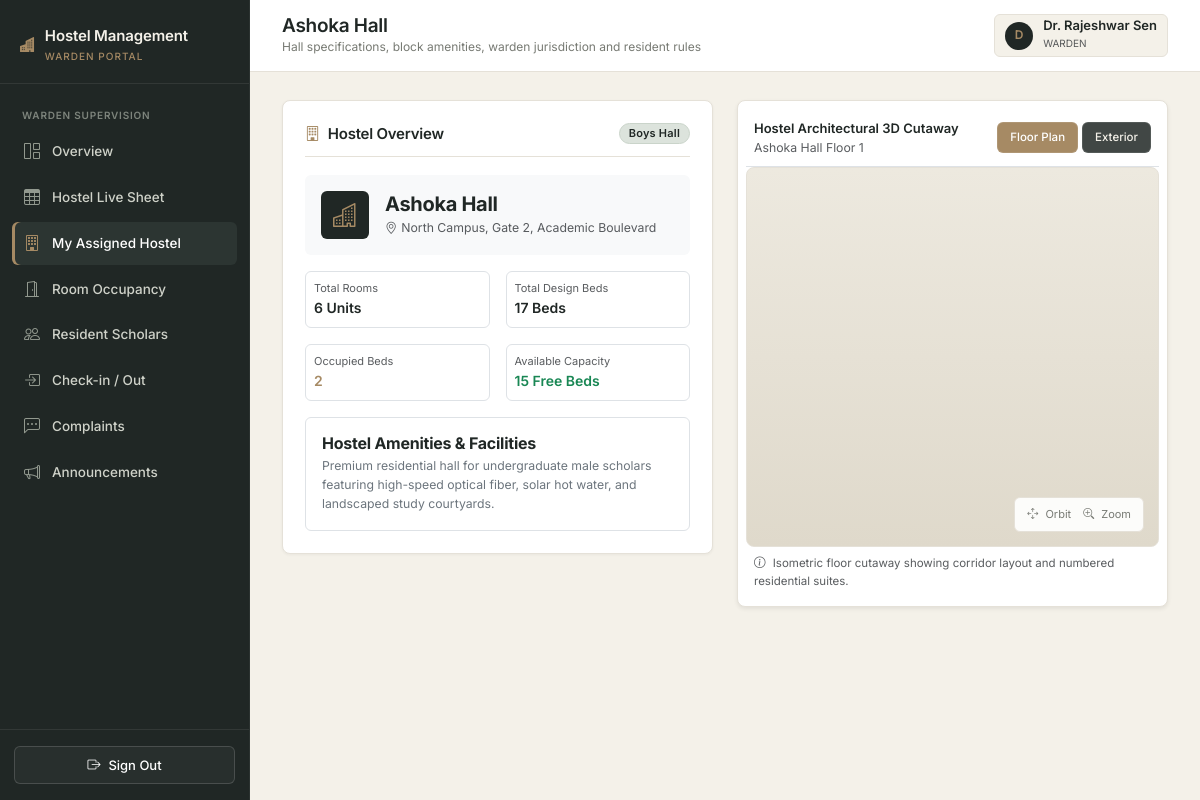
/warden/my-hostel (signed in), run on the app's committed database.
### app/models.py (models this page shows, shortened)
class User(UserMixin, db.Model):
    __tablename__ = "users"
    id = db.Column(db.Integer, primary_key=True)
    name = db.Column(db.String(100), nullable=False)
    email = db.Column(db.String(120), unique=True, nullable=False, index=True)
    password_hash = db.Column(db.String(255), nullable=False)
    role = db.Column(db.Enum("student", "warden", "admin", name="user_roles"), nullable=False)
    created_at = db.Column(db.DateTime, default=datetime.utcnow, nullable=False)
    student = db.relationship("Student", backref="user", uselist=False, cascade="all, delete-orphan")
    warden = db.relationship("Warden", backref="user", uselist=False, cascade="all, delete-orphan")

class Hostel(db.Model):
    __tablename__ = "hostels"
    id = db.Column(db.Integer, primary_key=True)
    hostel_name = db.Column(db.String(100), unique=True, nullable=False)
    hostel_type = db.Column(db.Enum("Boys", "Girls", "Co-ed", name="hostel_types"), nullable=False)
    address = db.Column(db.String(255), nullable=False)
    total_rooms = db.Column(db.Integer, default=0, nullable=False)
    description = db.Column(db.Text)
    rooms = db.relationship("Room", backref="hostel", cascade="all, delete-orphan", lazy="dynamic")
    wardens = db.relationship("Warden", backref="hostel", lazy="dynamic")
    complaints = db.relationship("Complaint", backref="hostel", lazy="dynamic")
    announcements = db.relationship("Announcement", backref="hostel", lazy="dynamic")
    @property
    def total_capacity(self):
        return sum(room.capacity for room in self.rooms)
    @property
    def total_occupied(self):
        return sum(room.occupied_count for room in self.rooms)
    @property
    def free_beds(self):
        return max(0, self.total_capacity - self.total_occupied)

class Room(db.Model):
    __tablename__ = "rooms"
    id = db.Column(db.Integer, primary_key=True)
    hostel_id = db.Column(db.Integer, db.ForeignKey("hostels.id", ondelete="CASCADE"), nullable=False)
    room_number = db.Column(db.String(10), nullable=False)
    room_type = db.Column(db.Enum("Single", "Double", "Triple", "Dormitory", name="room_types"), nullable=False)
    capacity = db.Column(db.SmallInteger, nullable=False)
    occupied_count = db.Column(db.SmallInteger, default=0, nullable=False)
    status = db.Column(db.Enum("Available", "Full", "Maintenance", name="room_status"), default="Available", nullable=False)
    __table_args__ = (
        db.UniqueConstraint("hostel_id", "room_number", name="uq_hostel_room_no"),
    )
    allocations = db.relationship("Allocation", backref="room", lazy="dynamic")

### app/warden/routes.py (the view)
@bp.route("/my-hostel")
@login_required
@role_required("warden")
def my_hostel():
    warden = get_current_warden()
    hostel = warden.hostel
    if not hostel:
        return render_template("warden/unassigned.html", warden=warden)
    rooms = hostel.rooms.all()
    return render_template("warden/my_hostel.html", warden=warden, hostel=hostel, rooms=rooms)

### app/__init__.py (called while the page is built)
@login_manager.user_loader
def load_user(user_id):
    from .models import User
    return db.session.get(User, int(user_id))

### app/warden/routes.py (called while the page is built)
def get_current_warden():
    warden = Warden.query.filter_by(user_id=current_user.id).first()
    if not warden:
        abort(404, description="Warden profile not found.")
    return warden

### app/templates/warden/my_hostel.html (shortened to what this page needs)
{% extends "shared/base.html" %}
{% block page_title %}{{ hostel.hostel_name }}{% endblock %}
{% block page_subtitle %}Hall specifications, block amenities, warden jurisdiction and resident rules{% endblock %}
{% block content %}
<div class="row g-4">
  <div class="col-lg-6">
    <div class="content-panel mb-4">
      <div class="panel-header">
        <h2 class="panel-title"><i class="bi bi-building text-warning" style="color: var(--accent-bronze) !important;"></i> Hostel Overview</h2>
        <span class="custom-badge badge-neutral">{{ hostel.hostel_type }} Hall</span>
      </div>
      <div class="d-flex align-items-center gap-3 p-3 bg-light rounded mb-3">
        <div style="width: 48px; height: 48px; background: var(--sidebar-bg); border-radius: var(--radius-sm); display: flex; align-items: center; justify-content: center; color: var(--accent-bronze);">
          <i class="bi bi-buildings fs-4"></i>
        </div>
        <div>
          <h3 class="h5 fw-bold mb-0">{{ hostel.hostel_name }}</h3>
          <small class="text-muted"><i class="bi bi-geo-alt me-1"></i>{{ hostel.address }}</small>
        </div>
      </div>
      <div class="row g-3 mb-3">
        <div class="col-6">
          <div class="p-2 border rounded">
            <small class="text-muted d-block" style="font-size: 11px;">Total Rooms</small>
            <span class="fw-semibold">{{ hostel.total_rooms }} Units</span>
          </div>
        </div>
        <div class="col-6">
          <div class="p-2 border rounded">
            <small class="text-muted d-block" style="font-size: 11px;">Total Design Beds</small>
            <span class="fw-semibold">{{ hostel.total_capacity }} Beds</span>
          </div>
        </div>
        <div class="col-6">
          <div class="p-2 border rounded">
            <small class="text-muted d-block" style="font-size: 11px;">Occupied Beds</small>
            <span class="fw-semibold text-primary" style="color: var(--accent-bronze) !important;">{{ hostel.total_occupied }}</span>
          </div>
        </div>
        <div class="col-6">
          <div class="p-2 border rounded">
            <small class="text-muted d-block" style="font-size: 11px;">Available Capacity</small>
            <span class="fw-semibold text-success">{{ hostel.free_beds }} Free Beds</span>
          </div>
        </div>
      </div>
      <div class="p-3 border rounded bg-white">
        <h4 class="h6 fw-bold mb-1">Hostel Amenities & Facilities</h4>
        <p class="text-secondary small mb-0">{{ hostel.description }}</p>
      </div>
    </div>
  </div>
  <div class="col-lg-6">
    <div class="content-panel p-2 shadow-sm sticky-top" style="top: 80px;">
      <div class="p-2 border-bottom d-flex justify-content-between align-items-center" style="border-color: var(--border-color);">
        <div>
          <span class="fw-semibold" style="font-size: 13px;">Hostel Architectural 3D Cutaway</span>
          <small class="text-muted d-block">{{ hostel.hostel_name }} Floor 1</small>
        </div>
        <div class="d-flex gap-1">
          <button class="three-control-btn active" onclick="switchWarden3D('floor', this)">Floor Plan</button>
          <button class="three-control-btn" onclick="switchWarden3D('building', this)">Exterior</button>
        </div>
      </div>
      <div id="warden-hostel-3d" class="three-canvas-container" style="height: 380px;">
        <div class="three-legend-box">
          <span><i class="bi bi-arrows-move me-1"></i> Orbit</span>
          <span><i class="bi bi-zoom-in me-1"></i> Zoom</span>
        </div>
      </div>
      <div class="p-2 text-muted small" style="font-size: 11.5px;">
        <i class="bi bi-info-circle me-1"></i> Isometric floor cutaway showing corridor layout and numbered residential suites.
      </div>
    </div>
  </div>
</div>
{% endblock %}

### app/templates/shared/base.html (shortened to what this page needs)
<!DOCTYPE html>
<html lang="en">
<head>
  <link rel="stylesheet" href="https://cdn.jsdelivr.net/npm/bootstrap@5.3.3/dist/css/bootstrap.min.css">
  <link rel="stylesheet" href="https://cdn.jsdelivr.net/npm/bootstrap-icons@1.11.3/font/bootstrap-icons.min.css">
  <link rel="stylesheet" href="{{ url_for('static', filename='css/main.css') }}">
</head>
<body>
{% if current_user.is_authenticated %}
  <div class="app-wrapper">
    <aside class="app-sidebar">
      <div class="sidebar-header">
        <div class="sidebar-brand">
          <i class="bi bi-buildings-fill text-warning" style="color: var(--accent-bronze) !important;"></i>
          <div>
            <div>Hostel Management</div>
            <small>{{ current_user.role }} portal</small>
          </div>
        </div>
      </div>
      <nav class="sidebar-nav">
        {% if current_user.role == 'admin' %}
          <div class="nav-section-title">Institutional Overview</div>
          <a href="{{ url_for('admin.overview') }}" class="{{ 'active' if request.endpoint == 'admin.overview' else '' }}">
            <i class="bi bi-grid-1x2"></i> Overview
          </a>
          <a href="{{ url_for('admin.sheets') }}" class="{{ 'active' if request.endpoint == 'admin.sheets' else '' }}">
            <i class="bi bi-table"></i> Live Database Sheet
          </a>
          <div class="nav-section-title">Accommodations</div>
          <a href="{{ url_for('admin.hostels') }}" class="{{ 'active' if request.endpoint == 'admin.hostels' else '' }}">
            <i class="bi bi-building"></i> Hostels
          </a>
          <a href="{{ url_for('admin.rooms') }}" class="{{ 'active' if request.endpoint == 'admin.rooms' else '' }}">
            <i class="bi bi-door-open"></i> Rooms & Beds
          </a>
          <a href="{{ url_for('admin.allocations') }}" class="{{ 'active' if request.endpoint == 'admin.allocations' else '' }}">
            <i class="bi bi-key"></i> Room Allocation
          </a>
          <div class="nav-section-title">Admissions & Students</div>
          <a href="{{ url_for('admin.applications') }}" class="{{ 'active' if request.endpoint == 'admin.applications' else '' }}">
            <i class="bi bi-file-earmark-text"></i> Applications
          </a>
          <a href="{{ url_for('admin.students') }}" class="{{ 'active' if request.endpoint == 'admin.students' else '' }}">
            <i class="bi bi-people"></i> Students
          </a>
          <a href="{{ url_for('admin.wardens') }}" class="{{ 'active' if request.endpoint == 'admin.wardens' else '' }}">
            <i class="bi bi-person-badge"></i> Wardens
          </a>
          <div class="nav-section-title">Administration</div>
          <a href="{{ url_for('admin.complaints') }}" class="{{ 'active' if request.endpoint == 'admin.complaints' else '' }}">
            <i class="bi bi-chat-left-dots"></i> Complaints
          </a>
          <a href="{{ url_for('admin.announcements') }}" class="{{ 'active' if request.endpoint == 'admin.announcements' else '' }}">
            <i class="bi bi-megaphone"></i> Announcements
          </a>
          <a href="{{ url_for('admin.reports') }}" class="{{ 'active' if request.endpoint == 'admin.reports' else '' }}">
            <i class="bi bi-bar-chart"></i> Reports
          </a>
          <a href="{{ url_for('admin.settings') }}" class="{{ 'active' if request.endpoint == 'admin.settings' else '' }}">
            <i class="bi bi-gear-wide-connected"></i> Settings
          </a>
        {% elif current_user.role == 'warden' %}
          <div class="nav-section-title">Warden Supervision</div>
          <a href="{{ url_for('warden.overview') }}" class="{{ 'active' if request.endpoint == 'warden.overview' else '' }}">
            <i class="bi bi-grid-1x2"></i> Overview
          </a>
          <a href="{{ url_for('warden.sheets') }}" class="{{ 'active' if request.endpoint == 'warden.sheets' else '' }}">
            <i class="bi bi-table"></i> Hostel Live Sheet
          </a>
          <a href="{{ url_for('warden.my_hostel') }}" class="{{ 'active' if request.endpoint == 'warden.my_hostel' else '' }}">
            <i class="bi bi-building"></i> My Assigned Hostel
          </a>
          <a href="{{ url_for('warden.occupancy') }}" class="{{ 'active' if request.endpoint == 'warden.occupancy' else '' }}">
            <i class="bi bi-door-open"></i> Room Occupancy
          </a>
          <a href="{{ url_for('warden.students') }}" class="{{ 'active' if request.endpoint == 'warden.students' else '' }}">
            <i class="bi bi-people"></i> Resident Scholars
          </a>
          <a href="{{ url_for('warden.checkin') }}" class="{{ 'active' if request.endpoint == 'warden.checkin' else '' }}">
            <i class="bi bi-box-arrow-in-right"></i> Check-in / Out
          </a>
          <a href="{{ url_for('warden.complaints') }}" class="{{ 'active' if request.endpoint == 'warden.complaints' else '' }}">
            <i class="bi bi-chat-left-dots"></i> Complaints
          </a>
          <a href="{{ url_for('warden.announcements') }}" class="{{ 'active' if request.endpoint == 'warden.announcements' else '' }}">
            <i class="bi bi-megaphone"></i> Announcements
          </a>
        {% endif %}
      </nav>
      <div class="sidebar-footer">
        <a href="{{ url_for('auth.logout') }}" class="btn-custom btn-outline-custom w-100 justify-content-center text-white" style="border-color: rgba(255,255,255,0.15); background: rgba(255,255,255,0.04);">
          <i class="bi bi-box-arrow-right"></i> Sign Out
        </a>
      </div>
    </aside>
    <div class="app-main">
      <header class="app-topbar">
        <div class="d-flex align-items-center gap-3">
          <div class="topbar-title">
            <h1>{% block page_title %}Dashboard{% endblock %}</h1>
            <div class="breadcrumb-sub">{% block page_subtitle %}{{ college_name }}{% endblock %}</div>
          </div>
        </div>
        <div class="topbar-actions">
          <div class="user-profile-badge">
            <div class="user-avatar">{{ current_user.name[:1] }}</div>
            <div>
              <div class="fw-semibold lh-1">{{ current_user.name }}</div>
              <small class="text-muted text-uppercase" style="font-size: 10px;">{{ current_user.role }}</small>
            </div>
          </div>
        </div>
      </header>
      <div class="app-content">
        {% block content %}{% endblock %}
      </div>
    </div>
  </div>
{% endif %}
</body>
</html>

### data on the page
User: role "WARDEN", name "D", name "Dr. Rajeshwar Sen"
Hostel: hostel_name "Ashoka Hall", hostel_type "Boys", address "North Campus, Gate 2, Academic Boulevard", total_rooms "6", description "Premium residential hall for undergraduate male scholars featuring high-speed optical fiber, solar hot water, and landscaped study courtyards."
Room: total_capacity "17", total_occupied "2", free_beds "15"
